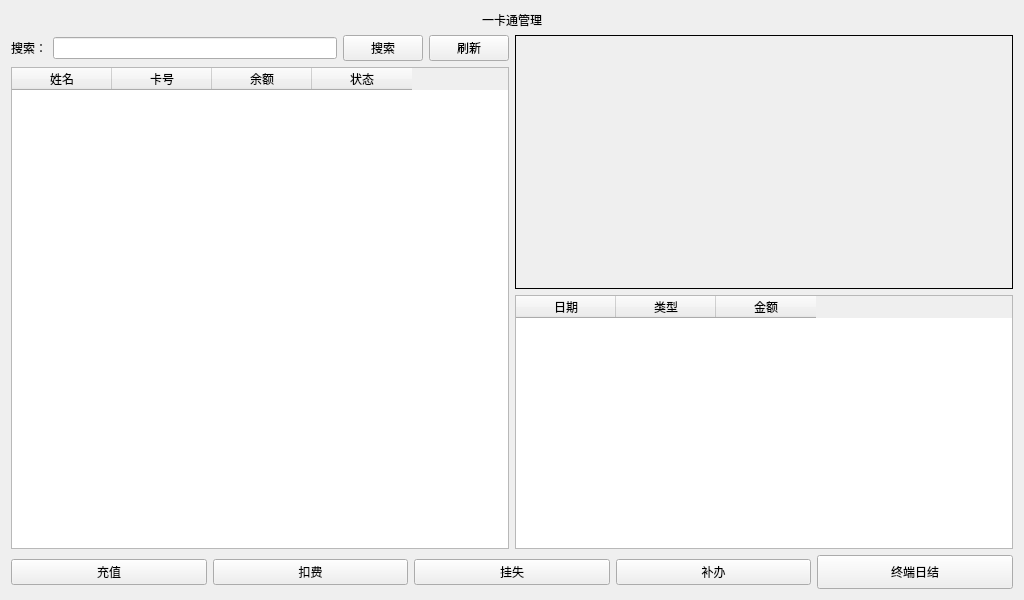
<?xml version="1.0" encoding="UTF-8"?>
<ui version="4.0">
 <class>GmCardWidget</class>
 <widget class="QWidget" name="GmCardWidget">
  <property name="geometry">
   <rect>
    <x>0</x>
    <y>0</y>
    <width>1024</width>
    <height>600</height>
   </rect>
  </property>
  <property name="windowTitle">
   <string>Form</string>
  </property>
  <layout class="QVBoxLayout" name="verticalLayout_5">
   <item>
    <widget class="QLabel" name="label">
     <property name="text">
      <string>一卡通管理</string>
     </property>
     <property name="alignment">
      <set>Qt::AlignCenter</set>
     </property>
    </widget>
   </item>
   <item>
    <layout class="QHBoxLayout" name="horizontalLayout_5">
     <item>
      <layout class="QVBoxLayout" name="verticalLayout_3">
       <item>
        <layout class="QHBoxLayout" name="horizontalLayout_3">
         <item>
          <widget class="QLabel" name="label_2">
           <property name="text">
            <string>搜索：</string>
           </property>
          </widget>
         </item>
         <item>
          <widget class="QLineEdit" name="searchEdit"/>
         </item>
         <item>
          <widget class="QPushButton" name="searchBtn">
           <property name="text">
            <string>搜索</string>
           </property>
          </widget>
         </item>
         <item>
          <widget class="QPushButton" name="refreshBtn">
           <property name="text">
            <string>刷新</string>
           </property>
          </widget>
         </item>
        </layout>
       </item>
       <item>
        <widget class="QTableWidget" name="userTable">
         <property name="sizePolicy">
          <sizepolicy hsizetype="Expanding" vsizetype="Expanding">
           <horstretch>0</horstretch>
           <verstretch>0</verstretch>
          </sizepolicy>
         </property>
         <column>
          <property name="text">
           <string>姓名</string>
          </property>
         </column>
         <column>
          <property name="text">
           <string>卡号</string>
          </property>
         </column>
         <column>
          <property name="text">
           <string>余额</string>
          </property>
         </column>
         <column>
          <property name="text">
           <string>状态</string>
          </property>
         </column>
        </widget>
       </item>
      </layout>
     </item>
     <item>
      <layout class="QVBoxLayout" name="verticalLayout_4">
       <item>
        <widget class="QLabel" name="balanceLabel">
         <property name="sizePolicy">
          <sizepolicy hsizetype="Expanding" vsizetype="Expanding">
           <horstretch>0</horstretch>
           <verstretch>0</verstretch>
          </sizepolicy>
         </property>
         <property name="frameShape">
          <enum>QFrame::Box</enum>
         </property>
         <property name="text">
          <string/>
         </property>
         <property name="textFormat">
          <enum>Qt::PlainText</enum>
         </property>
        </widget>
       </item>
       <item>
        <widget class="QTableWidget" name="transTable">
         <property name="sizePolicy">
          <sizepolicy hsizetype="Expanding" vsizetype="Expanding">
           <horstretch>0</horstretch>
           <verstretch>0</verstretch>
          </sizepolicy>
         </property>
         <column>
          <property name="text">
           <string>日期</string>
          </property>
         </column>
         <column>
          <property name="text">
           <string>类型</string>
          </property>
         </column>
         <column>
          <property name="text">
           <string>金额</string>
          </property>
         </column>
        </widget>
       </item>
      </layout>
     </item>
    </layout>
   </item>
   <item>
    <layout class="QHBoxLayout" name="horizontalLayout_4">
     <item>
      <widget class="QPushButton" name="topUpBtn">
       <property name="text">
        <string>充值</string>
       </property>
      </widget>
     </item>
     <item>
      <widget class="QPushButton" name="consumeBtn">
       <property name="text">
        <string>扣费</string>
       </property>
      </widget>
     </item>
     <item>
      <widget class="QPushButton" name="reportLossBtn">
       <property name="text">
        <string>挂失</string>
       </property>
      </widget>
     </item>
     <item>
      <widget class="QPushButton" name="reissueCard">
       <property name="text">
        <string>补办</string>
       </property>
      </widget>
     </item>
     <item>
      <widget class="QPushButton" name="dailySummaryBtn">
       <property name="minimumSize">
        <size>
         <width>0</width>
         <height>34</height>
        </size>
       </property>
       <property name="text">
        <string>终端日结</string>
       </property>
      </widget>
     </item>
    </layout>
   </item>
  </layout>
 </widget>
 <resources/>
 <connections/>
</ui>
